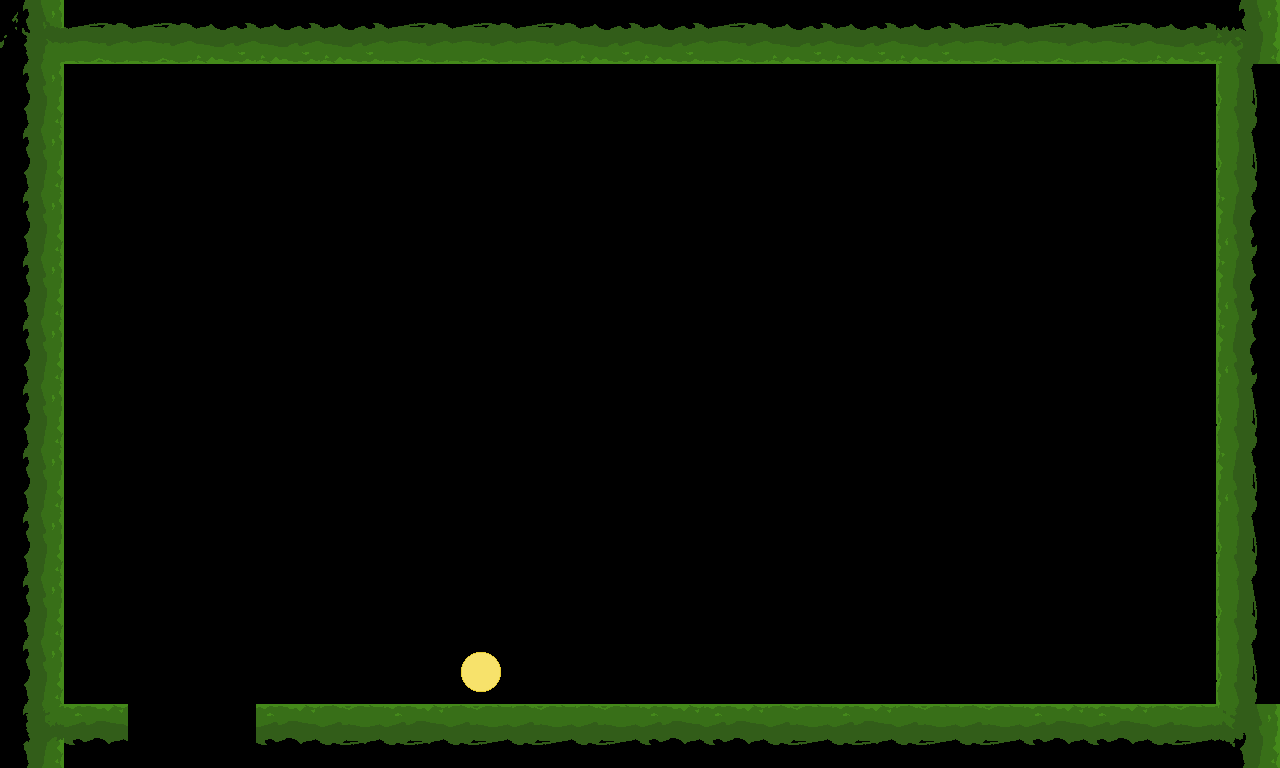

Below is a game level as drawn by its tile map, then a one-line description and the .tmx file that defines it, in full:
An orthogonal 20x12 tile map with 64x64 px tiles, 2 tile layers (bounds, scaledown), 2 hidden layers not drawn, 3 tilesets.

<map version="1.0" orientation="orthogonal" renderorder="right-down" width="20" height="12" tilewidth="64" tileheight="64" nextobjectid="1">
 <tileset firstgid="1" name="wall" tilewidth="64" tileheight="64" tilecount="14" columns="14">
  <image source="wall.png" width="896" height="64" />
 </tileset>
 <tileset firstgid="15" name="coin" tilewidth="64" tileheight="64" tilecount="3" columns="3">
  <image source="coin.png" width="192" height="64" />
 </tileset>
 <tileset firstgid="18" name="spikes" tilewidth="64" tileheight="64" tilecount="5" columns="5">
  <image source="spikes.png" width="320" height="64" />
 </tileset>
 <layer name="bounds" width="20" height="12">
  <data encoding="csv">
7,5,5,6,6,6,5,5,5,6,6,5,6,6,6,5,5,5,6,7,
7,0,0,0,0,0,0,0,0,0,0,0,0,0,0,0,0,0,0,1,
7,0,0,0,0,0,0,0,0,0,0,0,0,0,0,0,0,0,0,1,
7,0,0,0,0,0,0,0,0,0,0,0,0,0,0,0,0,0,0,2,
7,0,0,0,0,0,0,0,0,0,0,0,0,0,0,0,0,0,0,2,
7,0,0,0,0,0,0,0,0,0,0,0,0,0,0,0,0,0,0,2,
7,0,0,0,0,0,0,0,0,0,0,0,0,0,0,0,0,0,0,1,
7,0,0,0,0,0,0,0,0,0,0,0,0,0,0,0,0,0,0,1,
7,0,0,0,0,0,0,0,0,0,0,0,0,0,0,0,0,0,0,1,
7,0,0,0,0,0,0,0,0,0,0,0,0,0,0,0,0,0,0,1,
7,0,0,0,0,0,0,0,0,0,0,0,0,0,0,0,0,0,0,1,
7,3,0,0,3,3,4,4,4,4,3,3,4,4,4,4,3,3,4,7
</data>
 </layer>
 <layer name="scaledown" width="20" height="12">
  <data encoding="csv">
9,0,0,0,0,0,0,0,0,0,0,0,0,0,0,0,0,0,0,10,
7,0,0,0,0,0,0,0,0,0,0,0,0,0,0,0,0,0,0,0,
7,0,0,0,0,0,0,0,0,0,0,0,0,0,0,0,0,0,0,0,
0,0,0,0,0,0,0,0,0,0,0,0,0,0,0,0,0,0,0,0,
0,0,0,0,0,0,0,0,0,0,0,0,0,0,0,0,0,0,0,0,
0,0,0,0,0,0,0,0,0,0,0,0,0,0,0,0,0,0,0,0,
0,0,0,0,0,0,0,0,0,0,0,0,0,0,0,0,0,0,0,0,
0,0,0,0,0,0,0,0,0,0,0,0,0,0,0,0,0,0,0,2,
0,0,0,0,0,0,0,0,0,0,0,0,0,0,0,0,0,0,0,0,
0,0,0,0,0,0,0,0,0,0,0,0,0,0,0,0,0,0,0,0,
0,0,0,0,0,0,0,15,0,0,0,0,0,0,0,0,0,0,0,0,
11,0,0,0,0,4,3,0,0,0,0,0,0,3,0,0,0,0,0,12
</data>
 </layer>
 <layer name="scaleup" width="20" height="12" visible="0">
  <data encoding="csv">
0,0,0,0,0,0,0,0,0,0,0,0,0,0,0,0,0,0,0,0,
0,0,0,0,0,0,0,0,0,0,0,0,0,0,0,0,0,0,0,0,
0,0,0,0,0,0,0,0,0,0,0,0,0,0,0,0,0,0,0,0,
0,0,0,0,0,0,0,0,0,0,0,0,0,0,0,0,0,0,0,0,
0,0,0,0,0,0,0,0,0,0,0,0,0,0,0,0,0,0,0,0,
0,0,0,0,0,0,0,0,0,0,0,0,0,0,0,0,0,0,0,0,
0,0,0,0,0,0,0,0,0,0,0,0,0,0,0,0,0,0,0,0,
0,0,0,0,0,0,0,0,0,0,0,0,0,0,0,0,0,0,0,0,
0,0,0,0,0,0,0,0,0,0,0,0,0,0,0,0,0,0,0,0,
0,0,0,0,0,0,0,0,0,0,0,0,0,0,0,0,0,0,0,0,
0,0,0,0,0,0,0,0,0,0,0,0,0,0,0,0,0,0,0,0,
0,0,0,0,0,0,0,0,0,0,0,0,0,0,0,0,0,0,0,0
</data>
 </layer>
 <layer name="spikes" width="20" height="12" visible="0">
  <data encoding="csv">
0,0,0,0,0,0,0,0,0,0,0,0,0,0,0,0,0,0,0,0,
0,0,0,0,0,0,0,0,0,0,0,0,0,0,0,0,0,0,0,0,
0,0,0,0,0,0,0,0,0,0,0,0,0,0,0,0,0,0,0,0,
0,0,0,0,0,0,0,0,0,0,0,0,0,0,0,0,0,0,0,0,
0,0,0,0,0,0,0,0,0,0,0,0,0,0,0,0,0,0,0,0,
0,0,0,0,0,0,0,0,0,0,0,0,0,0,0,0,0,0,0,0,
0,0,0,0,0,0,0,0,0,0,0,0,0,0,0,0,0,0,0,0,
0,0,0,0,0,0,0,0,0,0,0,0,0,0,0,0,0,0,0,0,
0,0,0,0,0,0,0,0,0,0,0,0,0,0,0,0,0,0,0,0,
0,0,0,0,0,0,0,0,0,0,0,0,0,0,0,0,0,0,0,0,
0,0,0,0,0,0,0,0,0,0,0,0,0,0,0,0,0,0,0,0,
0,0,0,0,0,0,0,0,0,0,0,0,0,0,0,0,0,0,0,0
</data>
 </layer>
</map>